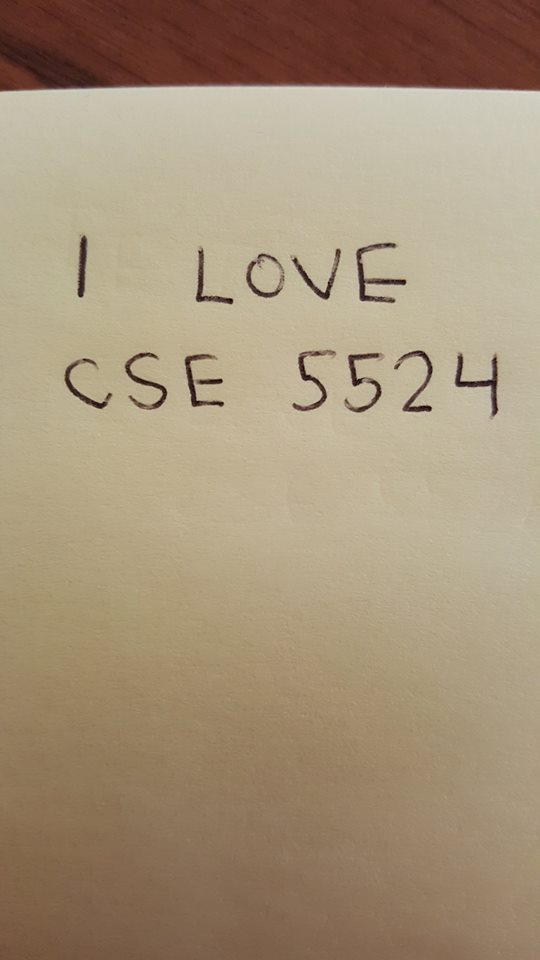
#> input picture .archive/RefactoredProgram/real2.jpg, 540 x 960 px
$ python OCR.py   (Python 2 division)   (older library calls are emulated)
#> lines starting #> are read from the running program, lines starting #| are printed output that depends on the picture; after the words box and inside, x2 and y2 are one past the last pixel; in counts of white or black regions, pixels touching at a corner belong together
### .archive/RefactoredProgram/TextRegionFinder.py
# Main Contributor: Edrienne
# Description: Finds regions of text in an image

import math

import cv2
import numpy as np

import CharacterHelper
import ImageHelper

# Constants
TEXT_REGION_WIDTH_PADDING_FACTOR = 1.3
TEXT_REGION_HEIGHT_PADDING_FACTOR = 1.5


class CandidateCharacter():
    """
    Represents a region in an image that (possibly) contains a single character
    """

    def __init__(self, _contour):
        self.contour = _contour

        self.boundingRect = cv2.boundingRect(self.contour)

        [intX, intY, intWidth, intHeight] = self.boundingRect

        self.intBoundingRectX = intX
        self.intBoundingRectY = intY
        self.intBoundingRectWidth = intWidth
        self.intBoundingRectHeight = intHeight

        self.intBoundingRectArea = self.intBoundingRectWidth * self.intBoundingRectHeight

        self.intCenterX = (self.intBoundingRectX + self.intBoundingRectX + self.intBoundingRectWidth) / 2
        self.intCenterY = (self.intBoundingRectY + self.intBoundingRectY + self.intBoundingRectHeight) / 2

        self.fltDiagonalSize = math.sqrt((self.intBoundingRectWidth ** 2) + (self.intBoundingRectHeight ** 2))

        self.fltAspectRatio = float(self.intBoundingRectWidth) / float(self.intBoundingRectHeight)


class CandidateTextRegion():
    """
    Represents a region in an image that (possibly) contains text, AKA a string of characters
    """

    def __init__(self):
        self.imgText = None
        self.imgGrayscale = None
        self.imgThresh = None

        self.rrLocationOfTextInScene = None

        self.strChars = ""


def getCandidateTextRegions(img):
    """
    Returns candidate text regions from the image
    :param img:
    :return: arrCandidateTextRegions
    """
    arrCandidateTextRegions = []

    height, width, numChannels = img.shape

    imgGrayscale = np.zeros((height, width, 1), np.uint8)
    imgThresh = np.zeros((height, width, 1), np.uint8)
    imgContours = np.zeros((height, width, 3), np.uint8)

    cv2.destroyAllWindows()
    imgGrayscale, imgThresh = ImageHelper.preprocessNaturalImage(img)

    listOfCandidateCharactersInImg = __findCandidateCharactersInImg(imgThresh)
    listOfListsOfMatchingCharsInImg = CharacterHelper.findListOfListsOfMatchingChars(listOfCandidateCharactersInImg)

    for listOfMatchingChars in listOfListsOfMatchingCharsInImg:
        # Extract text region for each group of matching characters
        candidateTextRegion = __extractTextRegion(img, listOfMatchingChars)

        if candidateTextRegion.imgText is not None:
            arrCandidateTextRegions.append(candidateTextRegion)

    print "\n" + str(len(arrCandidateTextRegions)) + " text regions found"

    return arrCandidateTextRegions

#########################
## PRIVATE METHODS
#########################
def __findCandidateCharactersInImg(imgThresh):
    """
    Find all contours in a thresholded image and return CandidateCharacter objects that correspond to valid contours
    :param imgThresh:
    :return: arrCandidateCharacters
    """
    arrCandidateCharacters = []
    imgThreshCopy = imgThresh.copy()

    contours, npaHierarchy = cv2.findContours(imgThreshCopy, cv2.RETR_LIST, cv2.CHAIN_APPROX_SIMPLE)

    for i in range(0, len(contours)):
        candidateCharacter = CandidateCharacter(contours[i])

        if CharacterHelper.checkIfCandidateCharacter(candidateCharacter):                   #
            arrCandidateCharacters.append(candidateCharacter)

    return arrCandidateCharacters


def __extractTextRegion(imgOriginal, listOfMatchingChars):
    """
    Extracts a text region of the image that has the list of matching characters.
    Gets proper height, width, and orientation before cropping.
    :param imgOriginal:
    :param listOfMatchingChars:
    :return: candidateTextRegion
    """
    candidateTextRegion = CandidateTextRegion()
    listOfMatchingChars.sort(key = lambda matchingChar: matchingChar.intCenterX) # sort L to R

    # Calculate center of text region
    fltPlateCenterX = (listOfMatchingChars[0].intCenterX + listOfMatchingChars[len(listOfMatchingChars) - 1].intCenterX) / 2.0
    fltPlateCenterY = (listOfMatchingChars[0].intCenterY + listOfMatchingChars[len(listOfMatchingChars) - 1].intCenterY) / 2.0

    ptPlateCenter = fltPlateCenterX, fltPlateCenterY

    # Calculate text region width and height
    intPlateWidth = int((listOfMatchingChars[len(listOfMatchingChars) - 1].intBoundingRectX + listOfMatchingChars[len(listOfMatchingChars) - 1].intBoundingRectWidth - listOfMatchingChars[0].intBoundingRectX) * TEXT_REGION_WIDTH_PADDING_FACTOR)
    intTotalOfCharHeights = 0

    for matchingChar in listOfMatchingChars:
        intTotalOfCharHeights = intTotalOfCharHeights + matchingChar.intBoundingRectHeight

    fltAverageCharHeight = intTotalOfCharHeights / len(listOfMatchingChars)

    intPlateHeight = int(fltAverageCharHeight * TEXT_REGION_HEIGHT_PADDING_FACTOR)

    # Calculate correction angle of text region
    fltOpposite = listOfMatchingChars[len(listOfMatchingChars) - 1].intCenterY - listOfMatchingChars[0].intCenterY
    fltHypotenuse = CharacterHelper.getDistanceBetween(listOfMatchingChars[0], listOfMatchingChars[len(listOfMatchingChars) - 1])
    fltCorrectionAngleInRad = math.asin(fltOpposite / fltHypotenuse)
    fltCorrectionAngleInDeg = fltCorrectionAngleInRad * (180.0 / math.pi)

    # Pack plate region center point, width, height, and correction angle into rotated rect member variable of plate
    candidateTextRegion.rrLocationOfTextInScene = ( tuple(ptPlateCenter), (intPlateWidth, intPlateHeight), fltCorrectionAngleInDeg )

    # Get rotation matrix for calculated correction angle
    rotationMatrix = cv2.getRotationMatrix2D(tuple(ptPlateCenter), fltCorrectionAngleInDeg, 1.0)

    height, width, numChannels = imgOriginal.shape      # unpack original image width and height
    imgRotated = cv2.warpAffine(imgOriginal, rotationMatrix, (width, height))       # rotate the entire image
    imgCropped = cv2.getRectSubPix(imgRotated, (intPlateWidth, intPlateHeight), tuple(ptPlateCenter))

    candidateTextRegion.imgText = imgCropped

    return candidateTextRegion

### .archive/RefactoredProgram/ImageHelper.py
# Main Contributor: Edrienne
# Main program for OCR
# TODO: Include Tester, Trainer preprocess

import cv2
import numpy as np
import math

# Constants
GAUSSIAN_SMOOTH_FILTER_SIZE = (5, 5)
ADAPTIVE_THRESH_BLOCK_SIZE = 19
ADAPTIVE_THRESH_WEIGHT = 9

def preprocessNaturalImage(imgOriginal):
    imgGrayscale = __extractValue(imgOriginal)
    imgMaxContrastGrayscale = __maximizeContrast(imgGrayscale)
    height, width = imgGrayscale.shape
    imgBlurred = np.zeros((height, width, 1), np.uint8)
    imgBlurred = cv2.GaussianBlur(imgMaxContrastGrayscale, GAUSSIAN_SMOOTH_FILTER_SIZE, 0)
    imgThresh = cv2.adaptiveThreshold(imgBlurred, 255.0, cv2.ADAPTIVE_THRESH_GAUSSIAN_C, cv2.THRESH_BINARY_INV, ADAPTIVE_THRESH_BLOCK_SIZE, ADAPTIVE_THRESH_WEIGHT)

    return imgGrayscale, imgThresh

def __extractValue(imgOriginal):
    height, width, numChannels = imgOriginal.shape
    imgHSV = np.zeros((height, width, 3), np.uint8)
    imgHSV = cv2.cvtColor(imgOriginal, cv2.COLOR_BGR2HSV)
    imgHue, imgSaturation, imgValue = cv2.split(imgHSV)

    return imgValue

def __maximizeContrast(imgGrayscale):
    height, width = imgGrayscale.shape
    imgTopHat = np.zeros((height, width, 1), np.uint8)
    imgBlackHat = np.zeros((height, width, 1), np.uint8)

    structuringElement = cv2.getStructuringElement(cv2.MORPH_RECT, (3, 3))

    imgTopHat = cv2.morphologyEx(imgGrayscale, cv2.MORPH_TOPHAT, structuringElement)
    imgBlackHat = cv2.morphologyEx(imgGrayscale, cv2.MORPH_BLACKHAT, structuringElement)

    imgGrayscalePlusTopHat = cv2.add(imgGrayscale, imgTopHat)
    imgGrayscalePlusTopHatMinusBlackHat = cv2.subtract(imgGrayscalePlusTopHat, imgBlackHat)

    return imgGrayscalePlusTopHatMinusBlackHat

### .archive/RefactoredProgram/CharacterHelper.py
# Main Contributor: Edrienne
# Description: Contains different functions dealing with Characters in an image
# TODO: Derived from tutorial, give credit

import math

import OCR
import cv2
import numpy as np

import ImageHelper
import TextRegionFinder
import Trainer

kNearest = cv2.KNearest()

# Constants
MIN_PIXEL_WIDTH = 2
MIN_PIXEL_HEIGHT = 8
MIN_ASPECT_RATIO = 0.25
MAX_ASPECT_RATIO = 1.0
MIN_PIXEL_AREA = 80

MIN_DIAG_SIZE_MULTIPLE_AWAY = 0.3
MAX_DIAG_SIZE_MULTIPLE_AWAY = 5.0
MAX_CHANGE_IN_AREA = 0.5
MAX_CHANGE_IN_WIDTH = 0.8
MAX_CHANGE_IN_HEIGHT = 0.2
MAX_ANGLE_BETWEEN_CHARS = 12.0

MIN_NUMBER_OF_MATCHING_CHARS = 3
RESIZED_CHAR_IMAGE_WIDTH = 20
RESIZED_CHAR_IMAGE_HEIGHT = 30
MIN_CONTOUR_AREA = 100


def checkIfCandidateCharacter(candidateCharacter):
    if (candidateCharacter.intBoundingRectArea > MIN_PIXEL_AREA and
                candidateCharacter.intBoundingRectWidth > MIN_PIXEL_WIDTH and
                candidateCharacter.intBoundingRectHeight > MIN_PIXEL_HEIGHT and
                    MIN_ASPECT_RATIO < candidateCharacter.fltAspectRatio < MAX_ASPECT_RATIO):
        return True
    else:
        return False

def findListOfListsOfMatchingChars(listOfCandidateCharacters):
    """
    Given list of all possible characters, rearrange the list into a list of lists of matching characters.
    :param listOfCandidateCharacters:
    :return: listOfListsOfMatchingChars
    """
    listOfListsOfMatchingChars = []

    for candidateCharacter in listOfCandidateCharacters:
        # Find all chars in the big list that match the current char
        listOfMatchingChars = __findListOfMatchingChars(candidateCharacter, listOfCandidateCharacters)

        # Add the current char to current possible list of matching chars
        listOfMatchingChars.append(candidateCharacter)

        if len(listOfMatchingChars) >= MIN_NUMBER_OF_MATCHING_CHARS:
            listOfListsOfMatchingChars.append(listOfMatchingChars)
            listOfCandidateCharactersWithCurrentMatchesRemoved = []

            # Remove matches from list of possible characters to avoid duplicates
            listOfCandidateCharactersWithCurrentMatchesRemoved = list(set(listOfCandidateCharacters) - set(listOfMatchingChars))
            recursiveListOfListsOfMatchingChars = findListOfListsOfMatchingChars(listOfCandidateCharactersWithCurrentMatchesRemoved)

            for recursiveListOfMatchingChars in recursiveListOfListsOfMatchingChars:
                # for each list of matching chars found by recursive call
                # Add lists of matching characters from recursive calls to the main list of lists of matches
                listOfListsOfMatchingChars.append(recursiveListOfMatchingChars)

            break

    return listOfListsOfMatchingChars

def getDistanceBetween(charA, charB):
    """
    :param charA:
    :param charB:
    :return: Distance between charA and charB using Pythagorean theorem
    """
    intX = abs(charA.intCenterX - charB.intCenterX)
    intY = abs(charA.intCenterY - charB.intCenterY)
    return math.sqrt((intX ** 2) + (intY ** 2))

def filterCandidateTextRegions(candidateTextRegions):
    """
    Filters out candidate text regions that do not contain characters.
    :param candidateTextRegions:
    :return:
    """
    intPlateCounter = 0
    imgContours = None
    contours = []

    if len(candidateTextRegions) == 0:
        return candidateTextRegions

    for candidateRegion in candidateTextRegions:

        candidateRegion.imgGrayscale, candidateRegion.imgThresh = ImageHelper.preprocessNaturalImage(candidateRegion.imgText)
        candidateRegion.imgThresh = cv2.resize(candidateRegion.imgThresh, (0, 0), fx = 1.6, fy = 1.6) # resize

        listPossibleCharsInTextRegion = __findPossibleCharsInTextRegion(candidateRegion.imgGrayscale, candidateRegion.imgThresh)

        # Given a list of all possible chars, find groups of matching chars within the plate
        listOfListsOfMatchingCharsInTextRegion = findListOfListsOfMatchingChars(listPossibleCharsInTextRegion)

        candidateRegion.strChars = ""
        if (len(listOfListsOfMatchingCharsInTextRegion) > 0):
            # Within each list of matching chars, sort chars from L to R
            for i in range(0, len(listOfListsOfMatchingCharsInTextRegion)):
                listOfListsOfMatchingCharsInTextRegion[i].sort(key = lambda matchingChar: matchingChar.intCenterX)

            intLenOfLongestListOfChars = 0
            intIndexOfLongestListOfChars = 0

            # Loop through all the vectors of matching chars, get the index of the one with the most chars
            for i in range(0, len(listOfListsOfMatchingCharsInTextRegion)):
                if len(listOfListsOfMatchingCharsInTextRegion[i]) > intLenOfLongestListOfChars:
                    intLenOfLongestListOfChars = len(listOfListsOfMatchingCharsInTextRegion[i])
                    intIndexOfLongestListOfChars = i

            # Suppose that the longest list of matching chars within the plate is the actual list of chars
            longestListOfMatchingCharsInPlate = listOfListsOfMatchingCharsInTextRegion[intIndexOfLongestListOfChars]

            kNearest = Trainer.getTrainedKNN()
            candidateRegion.strChars = __recognizeCharactersInTextRegion(kNearest, candidateRegion.imgThresh, longestListOfMatchingCharsInPlate)

    return candidateTextRegions

#########################
## PRIVATE METHODS
#########################
def __findPossibleCharsInTextRegion(imgGrayscale, imgThresh):
    """
     Find all contours that could be characters based on area, width, height, and aspect ratio of the contour
     bounding rectangle
    :param imgGrayscale:
    :param imgThresh:
    :return: listOfPossibleChars
    """
    listOfPossibleChars = []

    imgThreshCopy = imgThresh.copy()

    contours = []
    contours, npaHierarchy = cv2.findContours(imgThreshCopy, cv2.RETR_LIST, cv2.CHAIN_APPROX_SIMPLE)

    for contour in contours:
        candidateCharacter = TextRegionFinder.CandidateCharacter(contour)

        if (checkIfCandidateCharacter(candidateCharacter)):
            listOfPossibleChars.append(candidateCharacter)

    return listOfPossibleChars


def __findListOfMatchingChars(candidateChar, listOfChars):
    """
    TODO: Figure out the name of this algorithm or the paper behind it
    Given a possible character and a big list of possible characters, find all the characters in the big list that
    are a possible match for the single possible character, and return matching characters as a list
    :param candidateChar:
    :param listOfChars:
    :return: listOfMatchingChars A list of CandidateCharacter that match
    """
    listOfMatchingChars = []

    for charToMatch in listOfChars:
        if charToMatch != candidateChar:

            # Distance between characters
            fltDistanceBetweenChars = getDistanceBetween(charToMatch, candidateChar)

            # Angle between characters
            fltAdj = float(abs(charToMatch.intCenterX - candidateChar.intCenterX))
            fltOpp = float(abs(charToMatch.intCenterY - candidateChar.intCenterY))

            if fltAdj != 0.0:
                fltAngleInRad = math.atan(fltOpp / fltAdj)
            else:
                # default if adjacent is 0, to avoid divide-by-zero to-train
                fltAngleInRad = 1.5708

            fltAngleBetweenChars = fltAngleInRad * (180.0 / math.pi) # degrees

            # Area, Width, Height
            fltChangeInArea = float(abs(charToMatch.intBoundingRectArea - candidateChar.intBoundingRectArea)) / float(candidateChar.intBoundingRectArea)
            fltChangeInWidth = float(abs(charToMatch.intBoundingRectWidth - candidateChar.intBoundingRectWidth)) / float(candidateChar.intBoundingRectWidth)
            fltChangeInHeight = float(abs(charToMatch.intBoundingRectHeight - candidateChar.intBoundingRectHeight)) / float(candidateChar.intBoundingRectHeight)

            if (fltDistanceBetweenChars < (candidateChar.fltDiagonalSize * MAX_DIAG_SIZE_MULTIPLE_AWAY) and
                fltAngleBetweenChars < MAX_ANGLE_BETWEEN_CHARS and
                fltChangeInArea < MAX_CHANGE_IN_AREA and
                fltChangeInWidth < MAX_CHANGE_IN_WIDTH and
                fltChangeInHeight < MAX_CHANGE_IN_HEIGHT):
                # Add to list of matching characters if matching criteria met
                listOfMatchingChars.append(charToMatch)

    return listOfMatchingChars


# [37 lines left out: function __recognizeCharactersInTextRegion, not called in this run]

### .archive/RefactoredProgram/Trainer.py
# Main Contributor: Kyla Bouldin
# Other Contributors: Yashvardhan Gusani, Edrienne Co
# Description: Creates training data file
# TODO: Fill out method information.

import sys, os
import numpy as np
import cv2
import argparse

# Constants
MIN_CONTOUR_AREA = 0
RESIZED_IMAGE_WIDTH = 20
RESIZED_IMAGE_HEIGHT = 30

# Declare characters we are interested in (A-Z, 0-9)
intValidChars = [ord('0'), ord('1'), ord('2'), ord('3'), ord('4'), ord('5'), ord('6'), ord('7'), ord('8'), ord('9'),
                ord('A'), ord('B'), ord('C'), ord('D'), ord('E'), ord('F'), ord('G'), ord('H'), ord('I'), ord('J'),
                ord('K'), ord('L'), ord('M'), ord('N'), ord('O'), ord('P'), ord('Q'), ord('R'), ord('S'), ord('T'),
                ord('U'), ord('V'), ord('W'), ord('X'), ord('Y'), ord('Z')]

# [100 lines left out: functions __sortContours, __preprocessImage, __getContours, __processContours, trainData, not called in this run]

def getTrainedKNN():
    """
    Returns KNN trained on trained classification and flattened image data
    :return:
    """
    try:
        npaClassifications = np.loadtxt("classifications.txt", np.float32)  # read in training classifications
    except:
        print "error, unable to open classifications.txt, exiting program\n"
        os.system("pause")
        return

    try:
        npaFlattenedImages = np.loadtxt("flattened_images.txt", np.float32)  # read in training images
    except:
        print "error, unable to open flattened_images.txt, exiting program\n"
        os.system("pause")
        return

    # Instantiate KNN and train against flattened images and classifications.
    npaClassifications = npaClassifications.reshape((npaClassifications.size, 1))  # reshape to 1D for train()

    kNearest = cv2.KNearest()
    kNearest.train(npaFlattenedImages, npaClassifications)

    return kNearest

# [7 lines left out: function main, not called in this run]

# [2 lines that do not run on import are left out]

### .archive/RefactoredProgram/OCR.py
# Main Contributor: Edrienne
# Description: Main class for Optical Character Recognition.
# TODO:

import cv2
import numpy as np
import os

import CharacterHelper
import Trainer
import TextRegionFinder

# Constants
SCALAR_BLACK = (0.0, 0.0, 0.0)
SCALAR_WHITE = (255.0, 255.0, 255.0)
SCALAR_YELLOW = (0.0, 255.0, 255.0)
SCALAR_GREEN = (0.0, 255.0, 0.0)
SCALAR_RED = (0.0, 0.0, 255.0)


# [59 lines left out: functions __readNaturalImage, __boxTextRegion, main, not called in this run]
#> in __readNaturalImage, img is the input picture: shape (960, 540, 3); mean B, G, R 121.6, 147.3, 165.8
    candidateTextRegions = TextRegionFinder.getCandidateTextRegions(img)
#> in __extractValue, `imgHue, imgSaturation, imgValue = cv2.split(imgHSV)`:
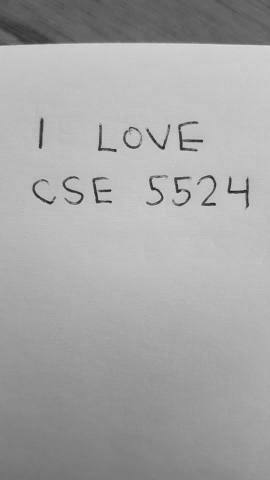
#> imgValue: shape (960, 540) (shown at 1/2 size); min 13, max 229, mean 165.8
#> in preprocessNaturalImage, `imgThresh = cv2.adaptiveThreshold(imgBlurred, 255.0, cv2.ADAPTIVE_THRE..`:
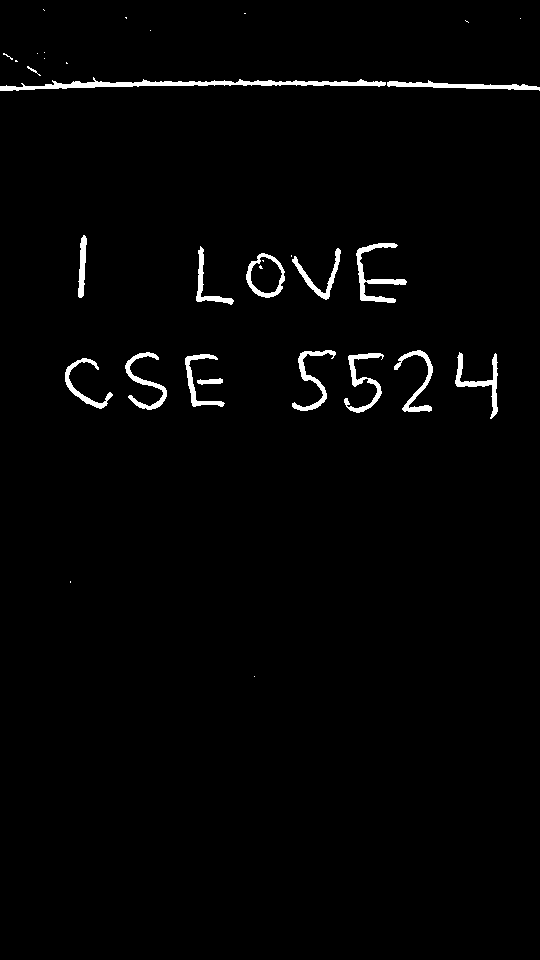
#> imgThresh: shape (960, 540); 1.8% white; 33 white regions (17 under 20 px)
#> in __findCandidateCharactersInImg, `contours, npaHierarchy = cv2.findContours(imgThreshCopy, cv2.RETR_LIST..`: contours = 34 contours, 18 with area under 20; largest, box (x1, y1, x2, y2) and area: (0, 77, 386, 91) 1370, (246, 253, 285, 298) 1236, (250, 256, 283, 294) 857, (356, 243, 407, 303) 626, (387, 80, 540, 91) 549; npaHierarchy = 34 rows, first 6: [1, -1, -1, -1], [2, 0, -1, -1], [3, 1, -1, -1], [4, 2, -1, -1], [5, 3, -1, -1], [6, 4, -1, -1]
#> the loop in __findCandidateCharactersInImg, `for i in range(0, len(contours)):` made 34 passes
#> (intX in CandidateCharacter, intY in CandidateCharacter, intWidth in CandidateCharacter, intHeight in CandidateCharacter) on passes 3 to 10: (197, 378, 26, 7), (65, 358, 48, 51), (185, 354, 40, 53), (344, 353, 40, 60), (455, 352, 43, 67), (125, 352, 42, 58), (394, 350, 39, 62), (292, 350, 44, 61)
#> after the loop in __findCandidateCharactersInImg, `for i in range(0, len(contours)):`: arrCandidateCharacters = 12 items
#> the loop in findListOfListsOfMatchingChars, `for candidateCharacter in listOfCandidateCharacters:` made 1 pass
#> after the loop in findListOfListsOfMatchingChars, `for candidateCharacter in listOfCandidateCharacters:`: listOfListsOfMatchingChars = 2 items
#> the loop in getCandidateTextRegions, `for listOfMatchingChars in listOfListsOfMatchingCharsInImg:` made 2 passes
#> (fltPlateCenterX in __extractTextRegion, fltPlateCenterY in __extractTextRegion, intPlateWidth in __extractTextRegion, fltAverageCharHeight in __extractTextRegion, intPlateHeight in __extractTextRegion, fltOpposite in __extractTextRegion) on passes 1 to 2: (226.5, 383, 414, 56, 84, 0), (298, 274, 274, 57, 85, -2)
#> pass 1, in __extractTextRegion, `imgCropped = cv2.getRectSubPix(imgRotated, (intPlateWidth, intPlateHei..`:
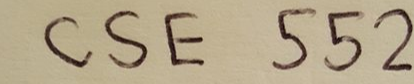
#> imgCropped: shape (84, 414, 3); mean B, G, R 137.9, 165.4, 179.6
#> pass 2, in __extractTextRegion (call 2), `imgCropped = cv2.getRectSubPix(imgRotated, (intPlateWidth, intPlateHei..`:
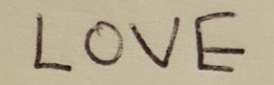
#> imgCropped: shape (85, 274, 3); mean B, G, R 145, 170.8, 182.3
#| 2 text regions found
    candidateTextRegions = CharacterHelper.filterCandidateTextRegions(candidateTextRegions)

    if len(candidateTextRegions) == 0:
        print "\nNo text detected.\n"
    else:
        # Process all plates that have at least one character
        i = 1;
        for textRegion in candidateTextRegions:
            str = "No Characters Found"
            if len(textRegion.strChars) > 0:
                __boxTextRegion(img, textRegion)  # draw red rectangle around plate
                str = textRegion.strChars

            print "Text Region %d: %s" % (i, str)
            i = i + 1

        cv2.imshow("Image with Text Regions", img)
        cv2.imwrite("img.png", img)

    cv2.waitKey(0)  # hold windows open until user presses a key

    return


if __name__ == "__main__":
    main()
#> the loop in filterCandidateTextRegions, `for candidateRegion in candidateTextRegions: ` made 1 pass
#> pass 1, in __extractValue (call 2), `imgHue, imgSaturation, imgValue = cv2.split(imgHSV)`:
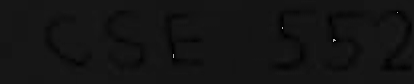
#> imgHue: shape (84, 414); min 0, max 179, mean 19.6
#> pass 1, in __extractValue (call 2), `imgHue, imgSaturation, imgValue = cv2.split(imgHSV)`:
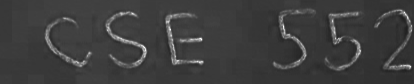
#> imgSaturation: shape (84, 414); min 32, max 255, mean 62.4
#> pass 1, in __extractValue (call 2), `imgHue, imgSaturation, imgValue = cv2.split(imgHSV)`:
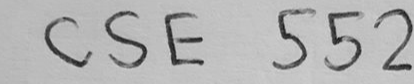
#> imgValue: shape (84, 414); min 27, max 212, mean 179.6
#> (the run stopped early here; a loop or call above may not have finished)
